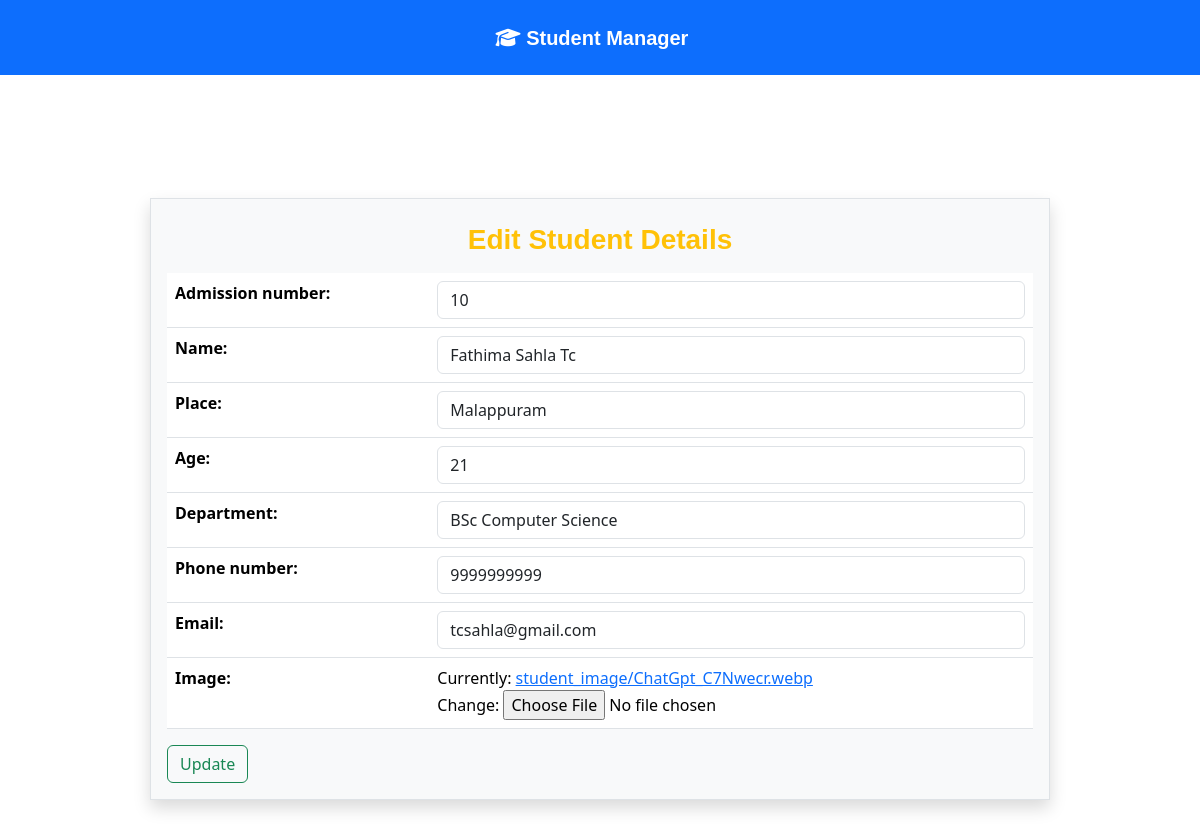
The page /student/edit/10 on the database its author committed.
### student/models.py (models this page shows)
class Student(models.Model):
    admission_number=models.IntegerField(unique=True)
    name=models.CharField(max_length=100)
    place=models.CharField(max_length=50)
    age=models.IntegerField()
    department=models.CharField(max_length=50)
    phone_number=models.CharField(max_length=10)
    email=models.EmailField()
    image=models.ImageField(upload_to='student_image')

### student/views.py (the view, shortened to what this page needs)
# urls.py: path('edit/<int:id>',EditTaskView.as_view(),name='edit'),
class EditTaskView(View):
    def get(self, request, **kw):
        sid = kw.get('id')
        stu = Student.objects.get(id=sid)
        form = StudentModelForm(initial={
            'admission_number': stu.admission_number,
            'name': stu.name,
            'place': stu.place,
            'age': stu.age,
            'department': stu.department,
            'phone_number': stu.phone_number,
            'email': stu.email,
            'image': stu.image
        })
        return render(request, 'edit.html', {'form': form})

### student/forms.py
class StudentModelForm(forms.ModelForm):
    class Meta:
        model=Student
        fields='__all__'
        widgets={
            'admission_number':forms.TextInput(attrs={'class':'form-control','placeholder':'Enter Admission Number'}),
            'name':forms.TextInput(attrs={'class':'form-control','placeholder':'Enter Name'}),
            'place':forms.TextInput(attrs={'class':'form-control','placeholder':'Enter Place'}),
            'age':forms.TextInput(attrs={'class':'form-control','placeholder':'Enter Age'}),
            'department':forms.TextInput(attrs={'class':'form-control','placeholder':'Enter Department'}),
            'phone_number':forms.TextInput(attrs={'class':'form-control','placeholder':'Enter phone Number'}),
            'email':forms.TextInput(attrs={'class':'form-control','placeholder':'Enter Email'}),
            }

### student/templates/edit.html (shortened to what this page needs)
{% extends 'navheader.html' %}
{% block header %}
        <div class="d-flex justify-content-center align-items-center" style="height: 100vh;">
            <div class="w-75 border shadow bg-light p-3 mt-5">
                <h3 class="text-center p-2 text-warning" style="font-family:Verdana, Geneva, Tahoma, sans-serif; font-weight: bold;">Edit Student Details</h3>
                <form action="" method="post" enctype="multipart/form-data">
                    <table class="table">
                        {{form.as_table}}
                    </table>
                    <button class="btn btn-outline-success">Update</button>
                </form>
            </div>
        </div>
{% endblock header %}

### rows shown on the page
Student: admission_number "10", name "Fathima Sahla Tc", place "Malappuram", age "21", department "BSc Computer Science", phone_number "9999999999", email "tcsahla@gmail.com"
